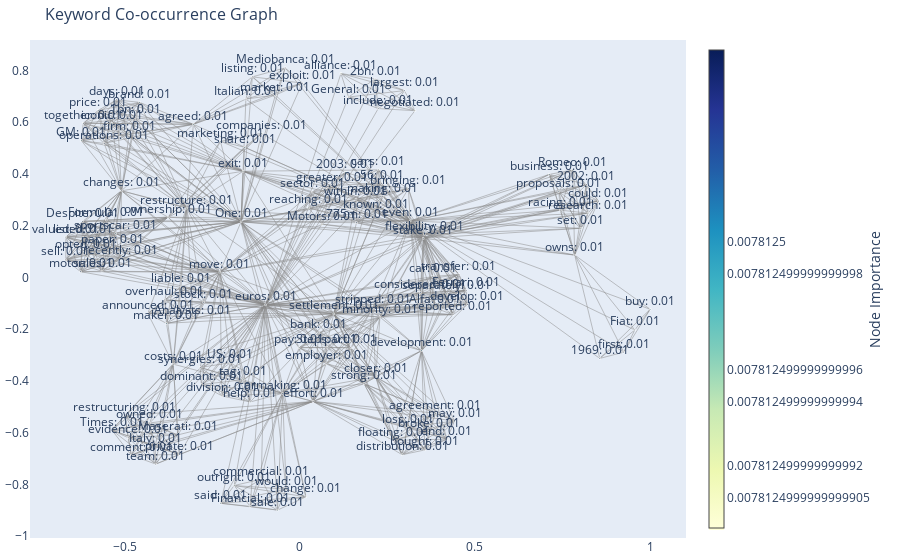

Notebook cell for this chart:
### Code cell
doc = df[df.labels == "business"]["text"].sample(random_state=115)

keywords = extract_keywords(doc.iloc[0].split("\n", 1)[1], top_n=5)
print("\nKeywords:")
print(keywords)
